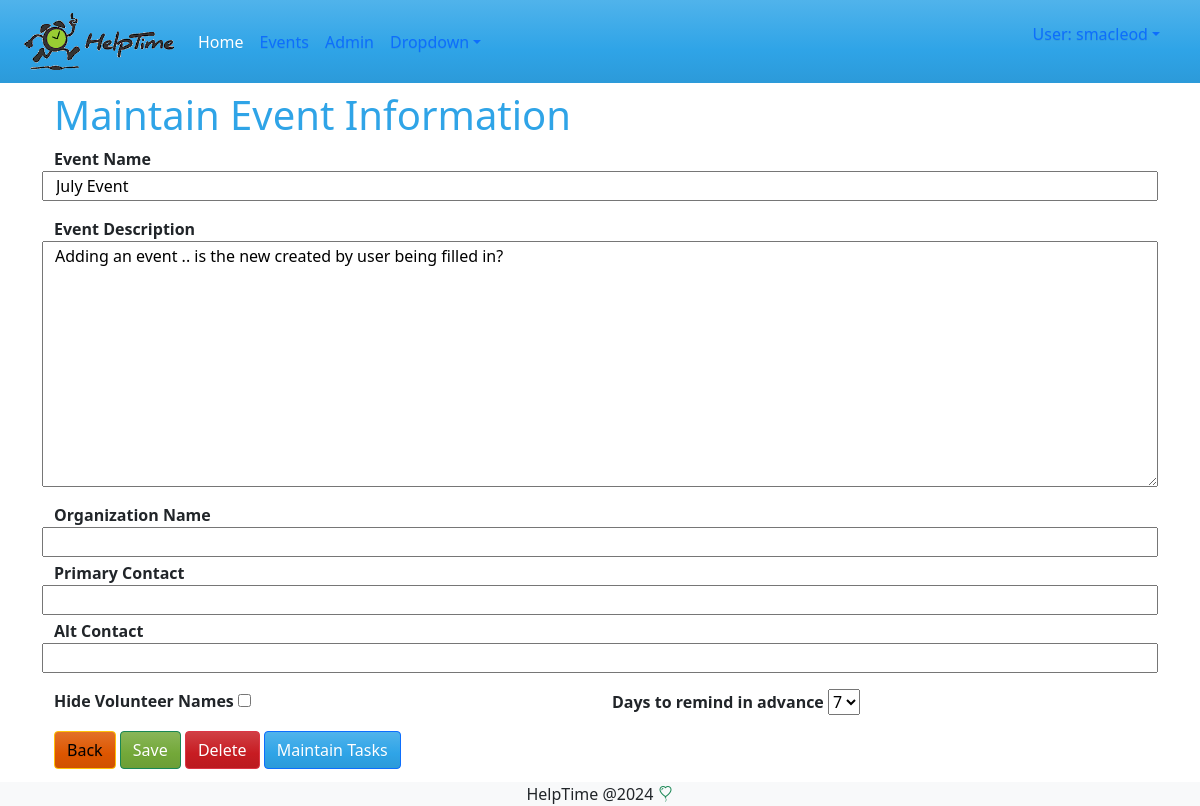
/events/eventupdate/9 (signed in), run on an earlier commit of the app's database.
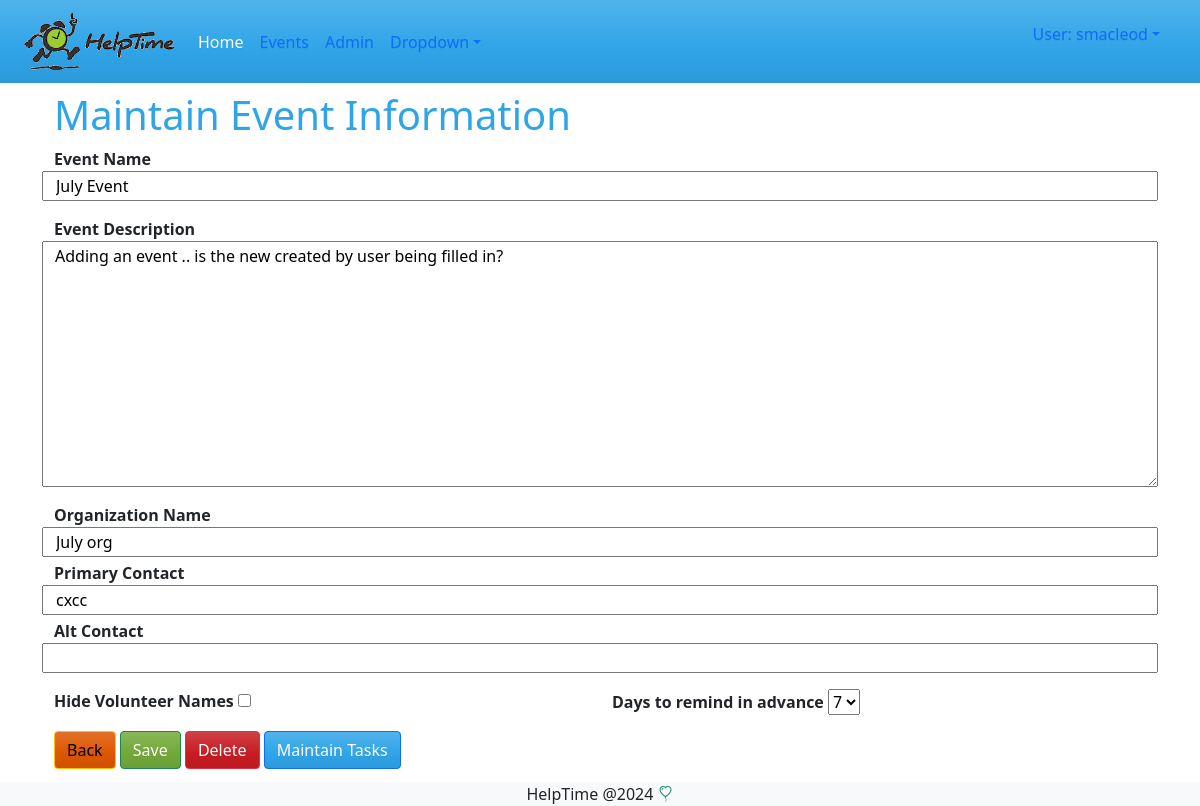
And on a later commit of the database.
### events/models.py (models this page shows, shortened)
class Event(models.Model):
    reminder_days_choice = models.TextChoices('days', '1 2 3 4 5 6 7')
    name = models.CharField(max_length=200, verbose_name='Event Name' )
    description = models.TextField(max_length=200, verbose_name='Event Description', blank=True)
    organization = models.CharField(max_length=100, verbose_name='Organization Name', blank=True )
    primery_contact = models.CharField(max_length=100, verbose_name='Primary Contact', blank=True)
    alternate_contact = models.CharField(max_length=100, verbose_name='Alt Contact', blank=True)
    hide_names = models.BooleanField(default=False, verbose_name='Hide Volunteer Names', blank=True)
    reminder_days = models.CharField(max_length=5, choices=reminder_days_choice, verbose_name='Days to remind in advance', default=7)
    created_by = models.ForeignKey(User, on_delete=models.SET_NULL, null=True, blank=True)
    created_at = models.DateTimeField(auto_now_add=True, null=True, blank=True)
    updated_at = models.DateTimeField(auto_now=True, blank=True, null=True)

### events/views.py (the view, shortened to what this page needs)
# urls.py: path("eventupdate/<int:pk>", views.eventupdate, name="eventupdate"),
def eventupdate(request, pk):
    if request.user.is_authenticated:
        event = Event.objects.get(Q(id=pk), (Q(created_by=request.user) | Q(created_by=None)) )
    else:
        event = Event.objects.get(Q(id=pk), (Q(created_by=None)) )
    form = EventForm(instance=event)
    return render(request, 'events/eventupdate.html', {'form':form, 'event':event})

### events/forms.py
class EventForm(forms.ModelForm):
    class Meta:
        model = Event
        fields= '__all__'
        widgets = {
            'hide_names' :  forms.CheckboxInput(
                attrs={'class' : 'form-check_input'})
        }

### events/templates/events/eventupdate.html (shortened to what this page needs)
{% extends 'master.html' %}
{% block content %}
<h1> Maintain Event Information </h1>
<form method="POST" class="container-float">
    <fieldset>
        <div class="row">
            <strong>{{form.name.label}}</strong>
            {{ form.name}}
        </div>
        <div class="row mt-3">
            <strong>{{form.description.label}}</strong>
            {{ form.description}}
        </div>
        <div class="row mt-3">
            <strong>{{form.organization.label}}</strong>
            {{ form.organization}}
        </div>
        <div class="row mt-1">
            <strong>{{form.primery_contact.label}}</strong>
            {{ form.primery_contact}}
        </div>
        <div class="row mt-1">
            <strong>{{form.alternate_contact.label}}</strong>
            {{ form.alternate_contact}}
        </div>
        <div class="row mt-3">
            <div class="col-md-6 form-switch-input">
                <strong>{{form.hide_names.label}}</strong>
                {{ form.hide_names }}
            </div>
            <div class="col-md-6">
                <strong>{{form.reminder_days.label}}</strong>
                {{ form.reminder_days}}
            </div>
        </div>
    </fieldset>
    <div class="mt-3">
        {% if user.is_authenticated %}
            <a href="{% url 'events:dashboard' %}" class='float-right btn btn-warning pull-right'>Back</a>
        {% else %}
            <a href="{% url 'events:index' %}" class='float-right btn btn-warning pull-right'>Back</a>
        {% endif %}
        <input type="submit" value="Save" class='float-right btn btn-success pull-right'>
        <a href="{% url 'events:eventdelete' event.id %}" class="text-danger"><span class="float-right btn btn-danger pull-right">Delete</span></a>
        <input type="submit" name="ToTasks" value="Maintain Tasks" class='float-right btn btn-primary pull-right'>
    </div>
</form>
{% endblock %}

What changed in the data, as far as the page shows it:
changed Event "July Event": organization (not shown) → "July org"; primery_contact (not shown) → "cxcc"
